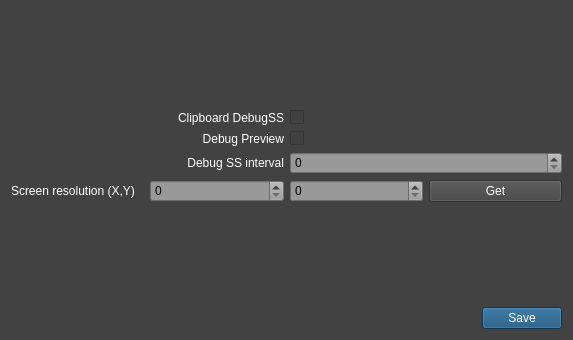
<?xml version="1.0" encoding="UTF-8"?>
<ui version="4.0">
 <class>AdvancedSettings</class>
 <widget class="QWidget" name="AdvancedSettings">
  <property name="geometry">
   <rect>
    <x>0</x>
    <y>0</y>
    <width>573</width>
    <height>340</height>
   </rect>
  </property>
  <property name="windowTitle">
   <string>Form</string>
  </property>
  <property name="styleSheet">
   <string notr="true">background-color: rgb(66, 66, 66);</string>
  </property>
  <layout class="QVBoxLayout" name="verticalLayout">
   <item>
    <spacer name="verticalSpacer">
     <property name="orientation">
      <enum>Qt::Orientation::Vertical</enum>
     </property>
     <property name="sizeHint" stdset="0">
      <size>
       <width>20</width>
       <height>40</height>
      </size>
     </property>
    </spacer>
   </item>
   <item>
    <layout class="QHBoxLayout" name="horizontalLayout_2">
     <item>
      <widget class="QLabel" name="debugSS">
       <property name="styleSheet">
        <string notr="true">color: rgb(255, 255, 255);</string>
       </property>
       <property name="text">
        <string>Clipboard DebugSS</string>
       </property>
       <property name="alignment">
        <set>Qt::AlignmentFlag::AlignRight|Qt::AlignmentFlag::AlignTrailing|Qt::AlignmentFlag::AlignVCenter</set>
       </property>
      </widget>
     </item>
     <item>
      <widget class="QCheckBox" name="debugSSVal">
       <property name="text">
        <string/>
       </property>
      </widget>
     </item>
    </layout>
   </item>
   <item>
    <layout class="QHBoxLayout" name="horizontalLayout_3">
     <item>
      <widget class="QLabel" name="debugPreview">
       <property name="styleSheet">
        <string notr="true">color: rgb(255, 255, 255);</string>
       </property>
       <property name="text">
        <string>Debug Preview</string>
       </property>
       <property name="alignment">
        <set>Qt::AlignmentFlag::AlignRight|Qt::AlignmentFlag::AlignTrailing|Qt::AlignmentFlag::AlignVCenter</set>
       </property>
      </widget>
     </item>
     <item>
      <widget class="QCheckBox" name="debugPreviewVal">
       <property name="text">
        <string/>
       </property>
      </widget>
     </item>
    </layout>
   </item>
   <item>
    <layout class="QHBoxLayout" name="horizontalLayout_4">
     <item>
      <widget class="QLabel" name="debugSSInterval">
       <property name="styleSheet">
        <string notr="true">color: rgb(255, 255, 255);</string>
       </property>
       <property name="text">
        <string>Debug SS interval</string>
       </property>
       <property name="alignment">
        <set>Qt::AlignmentFlag::AlignRight|Qt::AlignmentFlag::AlignTrailing|Qt::AlignmentFlag::AlignVCenter</set>
       </property>
      </widget>
     </item>
     <item>
      <widget class="QSpinBox" name="debugSSIntervalVal">
       <property name="styleSheet">
        <string notr="true">background-color: rgb(153, 153, 153);</string>
       </property>
      </widget>
     </item>
    </layout>
   </item>
   <item>
    <layout class="QHBoxLayout" name="horizontalLayout_5">
     <item>
      <widget class="QLabel" name="screenRes">
       <property name="styleSheet">
        <string notr="true">color: rgb(255, 255, 255);</string>
       </property>
       <property name="text">
        <string>Screen resolution (X,Y)</string>
       </property>
      </widget>
     </item>
     <item>
      <widget class="QSpinBox" name="screenResX">
       <property name="styleSheet">
        <string notr="true">background-color: rgb(153, 153, 153);</string>
       </property>
       <property name="maximum">
        <number>3840</number>
       </property>
      </widget>
     </item>
     <item>
      <widget class="QSpinBox" name="screenResY">
       <property name="styleSheet">
        <string notr="true">background-color: rgb(153, 153, 153);</string>
       </property>
       <property name="maximum">
        <number>2160</number>
       </property>
      </widget>
     </item>
     <item>
      <widget class="QPushButton" name="getScreenRes">
       <property name="styleSheet">
        <string notr="true">color: rgb(255, 255, 255);</string>
       </property>
       <property name="text">
        <string>Get</string>
       </property>
      </widget>
     </item>
    </layout>
   </item>
   <item>
    <spacer name="verticalSpacer_2">
     <property name="orientation">
      <enum>Qt::Orientation::Vertical</enum>
     </property>
     <property name="sizeHint" stdset="0">
      <size>
       <width>20</width>
       <height>40</height>
      </size>
     </property>
    </spacer>
   </item>
   <item>
    <layout class="QHBoxLayout" name="horizontalLayout">
     <item>
      <spacer name="horizontalSpacer">
       <property name="orientation">
        <enum>Qt::Orientation::Horizontal</enum>
       </property>
       <property name="sizeHint" stdset="0">
        <size>
         <width>40</width>
         <height>20</height>
        </size>
       </property>
      </spacer>
     </item>
     <item>
      <widget class="QPushButton" name="saveAdvanced">
       <property name="styleSheet">
        <string notr="true">color: rgb(255, 255, 255);
background-color: rgb(18, 76, 120);</string>
       </property>
       <property name="text">
        <string>Save</string>
       </property>
      </widget>
     </item>
    </layout>
   </item>
  </layout>
 </widget>
 <resources/>
 <connections/>
</ui>
